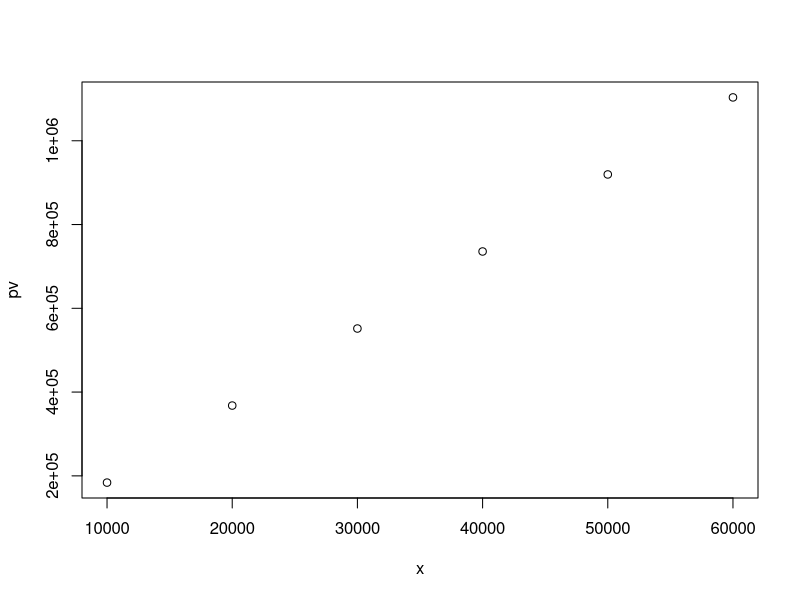

Write the R code that produced this figure.
##Q1
###Let $x$ be the annual repayment.
###As the case given, the present value of the loan is $600 000, the interest is 3.5% p.a., the term of the loan is 30 years. 
###The annual repayment $x$ is given by$$PV=x\frac{1-v^n}{i},\qquad v=\frac{1}{1+i}$$
###As shown in the plot of the instalment $x$ and the PV of the loan, the annual repayment $x$ should be between 20000 and 40000 dollars.

n=30;i<-0.035;loan<-600000
x<-seq(10000,60000,10000)
pv<-x*(1-(1+i)^(-n))/i
plot(x,pv)

##The exact result can be derived by the uniroot function that Bill's annual repayments are $32622.8.

f_1<-function(x){x*(1-(1+i)^(-n))/i-loan}
uniroot(f_1,c(20000,40000))
